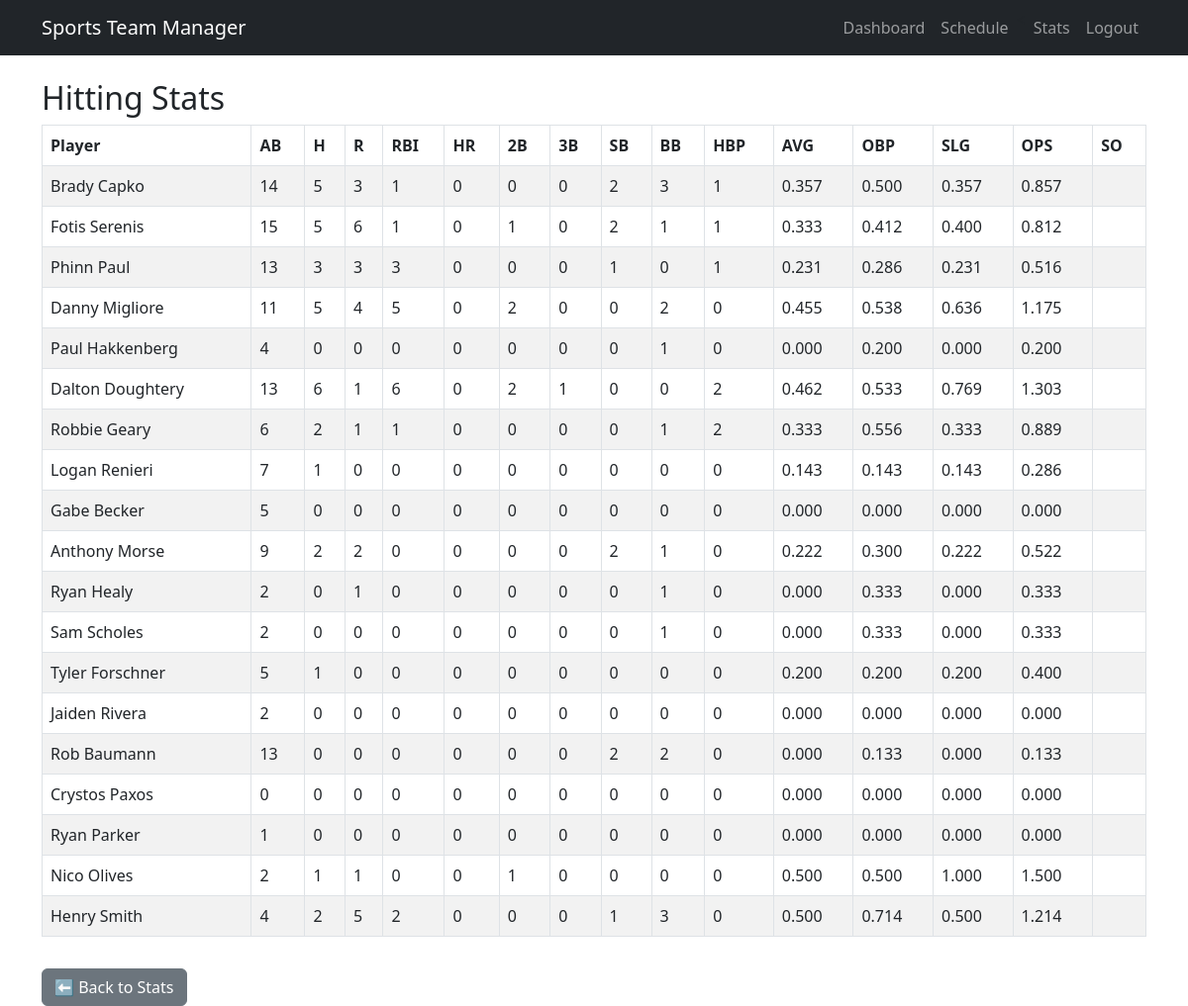
The page /stats/hitting/ (signed in) on the database its author committed.
### users/models.py (models this page shows, shortened)
class Player(models.Model):
    full_name = models.CharField(max_length=100)
    team = models.ForeignKey(Team, on_delete=models.CASCADE)
    position = models.CharField(max_length=50)
    user = models.ForeignKey(
        settings.AUTH_USER_MODEL,
        on_delete=models.SET_NULL,
        null=True,
        blank=True  # <== Important: allows optional
    )

### users/views.py (the view)
# urls.py: path('stats/hitting/', views.view_hitting_stats, name='view_hitting_stats'),
@login_required
def view_hitting_stats(request):
    if request.user.role != "coach":
        return HttpResponseForbidden("Only coaches can view hitting stats.")
    teams = Team.objects.filter(coach=request.user)
    players = Player.objects.filter(team__in=teams)
    player_totals = []
    for player in players:
        stats = PlayerStat.objects.filter(player=player)
        total_at_bats = sum(stat.at_bats for stat in stats)
        total_hits = sum(stat.hits for stat in stats)
        total_runs = sum(stat.runs for stat in stats)
        total_rbis = sum(stat.rbis for stat in stats)
        total_home_runs = sum(stat.home_runs for stat in stats)
        total_doubles = sum(stat.doubles for stat in stats)
        total_triples = sum(stat.triples for stat in stats)
        total_stolen_bases = sum(stat.stolen_bases for stat in stats)
        total_walks = sum(stat.walks for stat in stats)
        total_hit_by_pitch = sum(stat.hit_by_pitch for stat in stats)
        total_strikeouts = sum(stat.strikeouts for stat in stats)
        total_singles = total_hits - total_doubles - total_triples - total_home_runs
        avg = (total_hits / total_at_bats) if total_at_bats > 0 else 0
        obp = (total_hits + total_walks + total_hit_by_pitch) / (
            total_at_bats + total_walks + total_hit_by_pitch
        ) if (total_at_bats + total_walks + total_hit_by_pitch) > 0 else 0
        slg = (
            (total_singles + (total_doubles * 2) + (total_triples * 3) + (total_home_runs * 4))
            / total_at_bats
        ) if total_at_bats > 0 else 0
        ops = obp + slg
        player_totals.append({
            'player': player,
            'total_at_bats': total_at_bats,
            'total_hits': total_hits,
            'total_runs': total_runs,
            'total_rbis': total_rbis,
            'total_home_runs': total_home_runs,
            'total_doubles': total_doubles,
            'total_triples': total_triples,
            'total_stolen_bases': total_stolen_bases,
            'total_walks': total_walks,
            'total_hit_by_pitch': total_hit_by_pitch,
            'avg': avg,
            'obp': obp,
            'slg': slg,
            'ops': ops,
            'strikeouts': total_strikeouts,
        })
    return render(request, 'users/hitting_stats.html', {
        'player_totals': player_totals
    })

### users/templates/users/hitting_stats.html
{% extends "base.html" %}
{% block content %}
<h2>Hitting Stats</h2>
<table class="table table-bordered table-striped">
    <thead>
        <tr>
            <th>Player</th>
            <th>AB</th>
            <th>H</th>
            <th>R</th>
            <th>RBI</th>
            <th>HR</th>
            <th>2B</th>
            <th>3B</th>
            <th>SB</th>
            <th>BB</th>
            <th>HBP</th>
            <th>AVG</th>
            <th>OBP</th>
            <th>SLG</th>
            <th>OPS</th>
            <th>SO</th>
        </tr>
    </thead>
    <tbody>
        {% for player in player_totals %}
        <tr>
            <td>{{ player.player.full_name }}</td>
            <td>{{ player.total_at_bats }}</td>
            <td>{{ player.total_hits }}</td>
            <td>{{ player.total_runs }}</td>
            <td>{{ player.total_rbis }}</td>
            <td>{{ player.total_home_runs }}</td>
            <td>{{ player.total_doubles }}</td>
            <td>{{ player.total_triples }}</td>
            <td>{{ player.total_stolen_bases }}</td>
            <td>{{ player.total_walks }}</td>
            <td>{{ player.total_hit_by_pitch }}</td>
            <td>{{ player.avg|floatformat:"3" }}</td>
            <td>{{ player.obp|floatformat:"3" }}</td>
            <td>{{ player.slg|floatformat:"3" }}</td>
            <td>{{ player.ops|floatformat:"3" }}</td>
            <td>{{ player.total_strikeouts }}</td>
        </tr>
        {% endfor %}
    </tbody>
</table>
<a class="btn btn-secondary mt-3" href="{% url 'combined_stats' %}">⬅️ Back to Stats</a>
{% endblock %}

### users/templates/base.html (shortened to what this page needs)
<!DOCTYPE html>
<html lang="en">
<head>
    <link href="https://cdn.jsdelivr.net/npm/bootstrap@5.3.0/dist/css/bootstrap.min.css" rel="stylesheet">
</head>
<body>
<nav class="navbar navbar-expand-lg navbar-dark bg-dark">
    <div class="container">
        <a class="navbar-brand" href="{% url 'dashboard' %}">Sports Team Manager</a>
        <div class="navbar-nav">
            {% if user.is_authenticated %}
                <a class="nav-link" href="{% url 'dashboard' %}">Dashboard</a>
                <a class="nav-link" href="{% url 'schedule' %}">Schedule</a>
                <<a class="nav-link" href="{% url 'stats_combined' %}">Stats</a>
                <a class="nav-link" href="{% url 'logout' %}">Logout</a>
            {% else %}
                <a class="nav-link" href="{% url 'login' %}">Login</a>
                <a class="nav-link" href="{% url 'signup' %}">Sign Up</a>
            {% endif %}
        </div>
    </div>
</nav>
<div class="container mt-4">
    {% block content %}{% endblock %}
</div>
</body>
</html>

### rows shown on the page
Player: player.full_name "Brady Capko"
Player: player.full_name "Fotis Serenis"
Player: player.full_name "Phinn Paul"
Player: player.full_name "Danny Migliore"
Player: player.full_name "Paul Hakkenberg"
Player: player.full_name "Dalton Doughtery"
Player: player.full_name "Robbie Geary"
Player: player.full_name "Logan Renieri"
Player: player.full_name "Gabe Becker"
Player: player.full_name "Anthony Morse"
Player: player.full_name "Ryan Healy"
Player: player.full_name "Sam Scholes"
Player: player.full_name "Tyler Forschner"
Player: player.full_name "Jaiden Rivera"
Player: player.full_name "Rob Baumann"
Player: player.full_name "Crystos Paxos"
Player: player.full_name "Ryan Parker"
Player: player.full_name "Nico Olives"
Player: player.full_name "Henry Smith"

### other values the page prints
{{ player.total_at_bats }} "14" "15" "13" "11" "4" "13" "6" "7" "5" "9" "2" "2" "5" "2" "13" "0" "1" "2" "4"
{{ player.total_hits }} "5" "5" "3" "5" "0" "6" "2" "1" "0" "2" "0" "0" "1" "0" "0" "0" "0" "1" "2"
{{ player.total_runs }} "3" "6" "3" "4" "0" "1" "1" "0" "0" "2" "1" "0" "0" "0" "0" "0" "0" "1" "5"
{{ player.total_rbis }} "1" "1" "3" "5" "0" "6" "1" "0" "0" "0" "0" "0" "0" "0" "0" "0" "0" "0" "2"
{{ player.total_home_runs }} "0" "0" "0" "0" "0" "0" "0" "0" "0" "0" "0" "0" "0" "0" "0" "0" "0" "0" "0"
{{ player.total_doubles }} "0" "1" "0" "2" "0" "2" "0" "0" "0" "0" "0" "0" "0" "0" "0" "0" "0" "1" "0"
{{ player.total_triples }} "0" "0" "0" "0" "0" "1" "0" "0" "0" "0" "0" "0" "0" "0" "0" "0" "0" "0" "0"
{{ player.total_stolen_bases }} "2" "2" "1" "0" "0" "0" "0" "0" "0" "2" "0" "0" "0" "0" "2" "0" "0" "0" "1"
{{ player.total_walks }} "3" "1" "0" "2" "1" "0" "1" "0" "0" "1" "1" "1" "0" "0" "2" "0" "0" "0" "3"
{{ player.total_hit_by_pitch }} "1" "1" "1" "0" "0" "2" "2" "0" "0" "0" "0" "0" "0" "0" "0" "0" "0" "0" "0"
{{ player.avg|floatformat:"3" }} "0.357" "0.333" "0.231" "0.455" "0.000" "0.462" "0.333" "0.143" "0.000" "0.222" "0.000" "0.000" "0.200" "0.000" "0.000" "0.000" "0.000" "0.500" "0.500"
{{ player.obp|floatformat:"3" }} "0.500" "0.412" "0.286" "0.538" "0.200" "0.533" "0.556" "0.143" "0.000" "0.300" "0.333" "0.333" "0.200" "0.000" "0.133" "0.000" "0.000" "0.500" "0.714"
{{ player.slg|floatformat:"3" }} "0.357" "0.400" "0.231" "0.636" "0.000" "0.769" "0.333" "0.143" "0.000" "0.222" "0.000" "0.000" "0.200" "0.000" "0.000" "0.000" "0.000" "1.000" "0.500"
{{ player.ops|floatformat:"3" }} "0.857" "0.812" "0.516" "1.175" "0.200" "1.303" "0.889" "0.286" "0.000" "0.522" "0.333" "0.333" "0.400" "0.000" "0.133" "0.000" "0.000" "1.500" "1.214"
